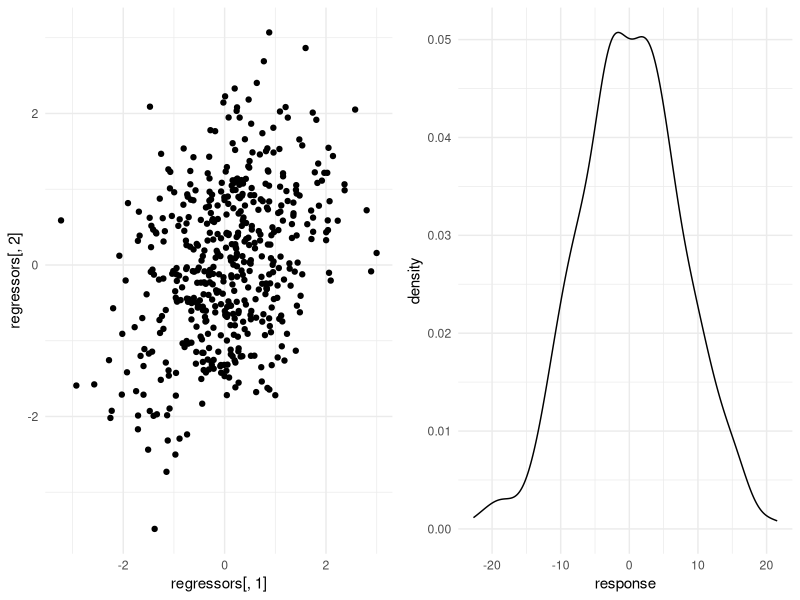
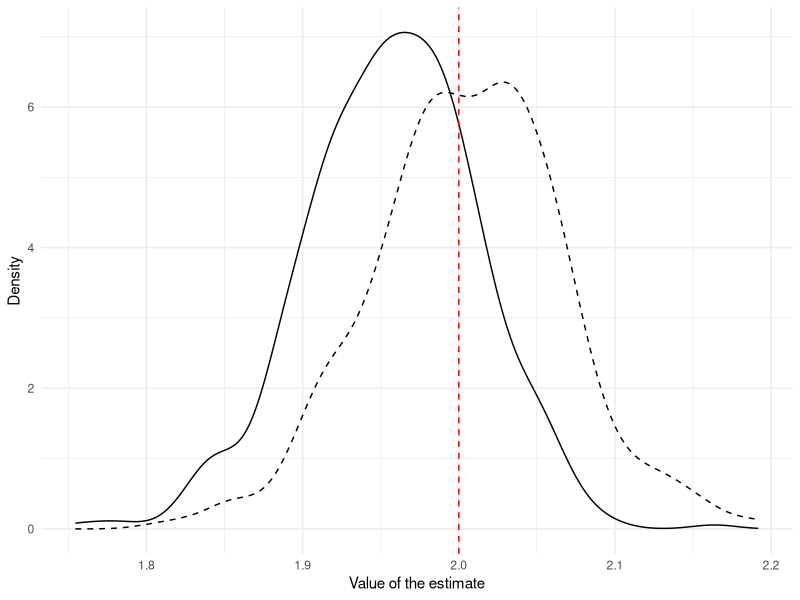

Reproduce these figures in R, in order. (Note: a time limit stopped this script after it produced the figures.)
## ---- chunk 1
knitr::opts_chunk$set(echo = TRUE)
## ---- chunk 2
library(glmnet)
library(tidyverse)
library(MASS)
library(gridExtra)
## ---- chunk 3
n <- 500 # Sample size
p <- 100 # Our model will have 100 predictors. 
## ---- chunk 4
Sigma <- matrix(0.4, p, p) # This is the variance-covariance matrix of the 100 predictors. It has 0.4 everywhere to beging with...  
diag(Sigma) <- 1 # We set the variance to 1 by doing this.

regressors <- mvrnorm(n, rep(0, p), Sigma) # Generates all p=100 predictors
## ---- chunk 5
set.seed(123)
gamma <-seq(2,0.1,length =10) # The first 10 coefficients (betas)
eps<-seq(0.001,0.005,length=p-10)  #The remaining 90 betas
beta<-c(gamma,eps) # we put all the 100 betas together
v <- rnorm(n) # This is the error term, 
response <- regressors %*% beta + v # This generates the output, Y
simData <- data.frame(regressors, response) # Finally let's store this in a data frame.
## ---- chunk 6
fig1<-ggplot()+geom_point(aes(x=regressors[,1],y=regressors[,2]))+theme_minimal()
fig2<-ggplot()+geom_density(aes(x=response))+theme_minimal()
grid.arrange(fig1, fig2, ncol=2)
## ---- chunk 7
ols<-lm(response~regressors)
coef(ols)[2] # let's print beta 1 (we use index 2 because index 1 corresponds to the intercept)
## ---- chunk 8
res.ols <- c()
res.lasso <- c() 
set.seed(123)
n <- 500 # Sample size
p <- 100 # Our model will have 100 predictors. 
R <- 500 # How many samples are we going to produce
for(i in 1:R){
  Sigma <- matrix(0.4, p, p)
  diag(Sigma) <- 1 
  regressors <- mvrnorm(n, rep(0, p), Sigma) 
  gamma <-seq(2,0.1,length =10) 
  eps<-seq(0.001,0.005,length=p-10)  
  beta<-c(gamma,eps) 
  v <- rnorm(n) 
  response <- regressors %*% beta + v 
  simData <- data.frame(regressors, response) 
  
  # Once data are generated, estimate the models
  
  ols<-lm(response~regressors)
  bhat.ols<-coef(ols)
  
  lasso<-cv.glmnet(regressors,response,  alpha=1)
  best_lambda <- lasso$lambda.min 
  bhat.lasso <- predict(lasso, s = best_lambda, type = "coefficients")
  
  # now get the coefficient of X1 and store it away in the container
  res.ols <- c(res.ols, bhat.ols[2])
  res.lasso <- c(res.lasso, bhat.lasso[2]) 
  
}
# Finally, let's plot the results
ggplot()+geom_density(aes(res.lasso))+geom_density(aes(res.ols), linetype="dashed")+
  xlab("Value of the estimate")+
  geom_vline(xintercept=2, color="red", linetype="dashed")+
  theme_minimal()+
  ylab("Density")

## ---- chunk 9
mean(res.ols)
mean(res.lasso)
mean(res.ols-2)
mean(res.lasso-2)
mean(abs(res.ols-2))
mean(abs(res.lasso-2))
mean(ifelse(res.lasso==0,1,0))
## ---- chunk 10
res.ols <- c()
res.lasso <- c() 
set.seed(123)
n <- 500 # Sample size
p <- 100 # Our model will have 100 predictors. 
R <- 500 # How many samples are we going to produce
tau<-0.1 # Treatment effect 
penaltyFactors<-c(0, rep(1,times=100)) # This multiplies the lambda associated with each covariate (below) 
for(i in 1:R){

  Sigma <- matrix(0.4, p, p)
  diag(Sigma) <- 1
  regressors <- mvrnorm(n, rep(0, p), Sigma)
  # Create the treatment variable 
  T<- ifelse(rnorm(n)>0, 1, 0)
  # Add the new variable to the set of predictors
  regressors <- cbind(T,regressors)
  # The rest is the same...
  error <- rnorm(n)
  gamma <-c(tau,seq(2,0.1,length =10))
  eps<-seq(0.001,0.005,length=p-10) 
  beta<-c(gamma,eps)
  response <- regressors %*% beta + error
  simData <- data.frame(regressors, response)
  
  ols<-lm(response~regressors)
  bhat.ols<-coef(ols)
  
  lasso<-cv.glmnet(regressors,response,  alpha=1, penalty.factor = penaltyFactors) # New bit
  best_lambda <- lasso$lambda.min 
  bhat.lasso <- predict(lasso, s = best_lambda, type = "coefficients")
  
  
  res.ols <- c(res.ols, bhat.ols[2])
  res.lasso <- c(res.lasso, bhat.lasso[2]) 
}

ggplot()+geom_density(aes(res.lasso))+geom_density(aes(res.ols),color="red")+
  xlab("Value of the estimate")+geom_vline(xintercept=tau, color="red")+theme_minimal()


mean(res.ols)
mean(res.lasso)
mean(res.ols-tau)
mean(res.lasso-tau)
mean(abs(res.ols-tau))
mean(abs(res.lasso-tau))
mean(ifelse(res.lasso==0,1,0))

## ---- chunk 11
ols<-c()
robinson<-c()
n <- 500
p <- 10
R <- 500
TAU <-2

for(i in 1:R){

  # The model...
  X <- matrix(rnorm(n*p),n,p)
  W <- rbinom(n,1,1/(1+exp(-0.5*X[,1])))
  Y <-  W*TAU + sin(1.5*X[,1])+rnorm(n) 
  predictors <- model.matrix(~ poly(X[,1],5))
  
  # Ols
  b.ols<-coef(lm(Y~W+X))[2]
 
  # The Robinson Estimator:
  
  # Part 1, e(X)
  lasso<-cv.glmnet(predictors,W,  alpha=1)
  lambdaStar<- lasso$lambda.min #Save the optimal value of Lambda
  ehat<-W- predict(lasso, s=lambdaStar, newx=predictors)
  
 
  # Part 2, m(X)
  lasso<-cv.glmnet(predictors,Y,  alpha=1)
  lambdaStar<- lasso$lambda.min #Save the optimal value of Lambda
  mhat<-Y- predict(lasso, s=lambdaStar, newx=predictors)
  
  b.rob<-coef(lm(mhat~ehat-1))[1]
  ols<-c(ols,b.ols)
  robinson<-c(robinson,b.rob)
  
}

mean(ols)
mean(robinson)
mean(ols-2)
mean(robinson-2)
mean(abs(ols-2))
mean(abs(robinson-2))


ggplot()+geom_density(aes(robinson))+geom_density(aes(ols), linetype="dashed")+
  xlab("Value of the estimate")+geom_vline(xintercept=2, color="red")+theme_minimal()+
  ylab("Density")
